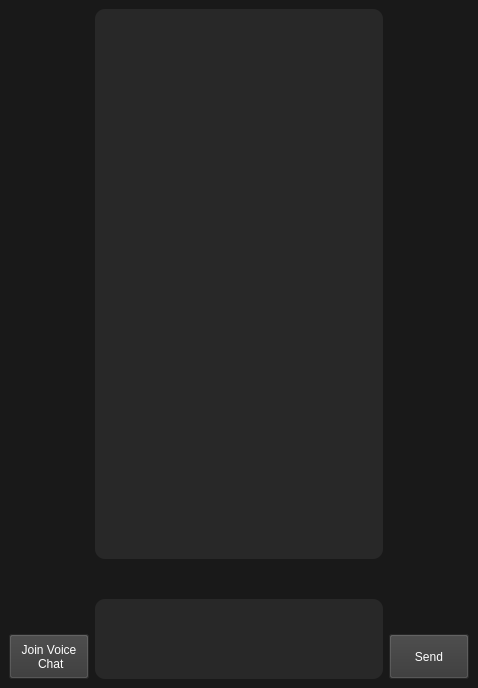
<?xml version="1.0" encoding="UTF-8"?>
<ui version="4.0">
 <class>MainWindow</class>
 <widget class="QMainWindow" name="MainWindow">
  <property name="geometry">
   <rect>
    <x>0</x>
    <y>0</y>
    <width>478</width>
    <height>688</height>
   </rect>
  </property>
  <property name="windowTitle">
   <string>MainWindow</string>
  </property>
  <property name="styleSheet">
   <string notr="true">background-color: rgb(25, 25, 25);</string>
  </property>
  <widget class="QWidget" name="centralwidget">
   <layout class="QHBoxLayout" name="horizontalLayout">
    <item>
     <widget class="QWidget" name="left_menu_container" native="true">
      <property name="styleSheet">
       <string notr="true">color: rgb(255, 255, 255);
font: 14pt &quot;Segoe UI&quot;;</string>
      </property>
      <layout class="QVBoxLayout" name="verticalLayout">
       <property name="spacing">
        <number>0</number>
       </property>
       <property name="leftMargin">
        <number>0</number>
       </property>
       <property name="topMargin">
        <number>0</number>
       </property>
       <property name="rightMargin">
        <number>0</number>
       </property>
       <property name="bottomMargin">
        <number>0</number>
       </property>
       <item alignment="Qt::AlignBottom">
        <widget class="QWidget" name="left_menu_subcontainer" native="true">
         <layout class="QVBoxLayout" name="verticalLayout_2" stretch="1,5">
          <property name="spacing">
           <number>0</number>
          </property>
          <property name="leftMargin">
           <number>0</number>
          </property>
          <property name="topMargin">
           <number>0</number>
          </property>
          <property name="rightMargin">
           <number>0</number>
          </property>
          <property name="bottomMargin">
           <number>0</number>
          </property>
          <item alignment="Qt::AlignTop">
           <widget class="QFrame" name="frame">
            <property name="frameShape">
             <enum>QFrame::NoFrame</enum>
            </property>
            <property name="frameShadow">
             <enum>QFrame::Plain</enum>
            </property>
            <property name="lineWidth">
             <number>0</number>
            </property>
            <layout class="QVBoxLayout" name="verticalLayout_3"/>
           </widget>
          </item>
          <item alignment="Qt::AlignBottom">
           <widget class="QFrame" name="frame_2">
            <property name="maximumSize">
             <size>
              <width>16777215</width>
              <height>58</height>
             </size>
            </property>
            <property name="frameShape">
             <enum>QFrame::NoFrame</enum>
            </property>
            <property name="frameShadow">
             <enum>QFrame::Plain</enum>
            </property>
            <property name="lineWidth">
             <number>0</number>
            </property>
            <layout class="QVBoxLayout" name="verticalLayout_4">
             <property name="spacing">
              <number>0</number>
             </property>
             <property name="leftMargin">
              <number>0</number>
             </property>
             <property name="topMargin">
              <number>0</number>
             </property>
             <property name="rightMargin">
              <number>0</number>
             </property>
             <property name="bottomMargin">
              <number>0</number>
             </property>
             <item alignment="Qt::AlignBottom">
              <widget class="QWidget" name="widget" native="true">
               <layout class="QVBoxLayout" name="verticalLayout_15">
                <property name="spacing">
                 <number>0</number>
                </property>
                <property name="leftMargin">
                 <number>0</number>
                </property>
                <property name="topMargin">
                 <number>0</number>
                </property>
                <property name="rightMargin">
                 <number>0</number>
                </property>
                <property name="bottomMargin">
                 <number>0</number>
                </property>
                <item alignment="Qt::AlignBottom">
                 <widget class="QPushButton" name="join_voice_chat_button">
                  <property name="sizePolicy">
                   <sizepolicy hsizetype="Preferred" vsizetype="Fixed">
                    <horstretch>0</horstretch>
                    <verstretch>0</verstretch>
                   </sizepolicy>
                  </property>
                  <property name="minimumSize">
                   <size>
                    <width>65</width>
                    <height>45</height>
                   </size>
                  </property>
                  <property name="maximumSize">
                   <size>
                    <width>80</width>
                    <height>16777215</height>
                   </size>
                  </property>
                  <property name="styleSheet">
                   <string notr="true">font: 10pt &quot;Segoe UI&quot;;
color: rgb(255, 255, 255);
background-color: rgb(55, 55, 55);
border-color: rgb(70, 70, 70);</string>
                  </property>
                  <property name="text">
                   <string>Join Voice
 Chat</string>
                  </property>
                 </widget>
                </item>
               </layout>
              </widget>
             </item>
            </layout>
           </widget>
          </item>
         </layout>
        </widget>
       </item>
      </layout>
     </widget>
    </item>
    <item>
     <widget class="QWidget" name="main_menu_container" native="true">
      <property name="autoFillBackground">
       <bool>false</bool>
      </property>
      <property name="styleSheet">
       <string notr="true">color: rgb(255, 255, 255);
font: 12pt &quot;Segoe UI&quot;;
border-radius: 10px;</string>
      </property>
      <layout class="QVBoxLayout" name="verticalLayout_6" stretch="15,0,3">
       <property name="spacing">
        <number>0</number>
       </property>
       <property name="leftMargin">
        <number>0</number>
       </property>
       <property name="topMargin">
        <number>0</number>
       </property>
       <property name="rightMargin">
        <number>0</number>
       </property>
       <property name="bottomMargin">
        <number>0</number>
       </property>
       <item>
        <widget class="QWidget" name="chat_messages_container" native="true">
         <layout class="QVBoxLayout" name="verticalLayout_13">
          <property name="spacing">
           <number>0</number>
          </property>
          <property name="leftMargin">
           <number>0</number>
          </property>
          <property name="topMargin">
           <number>0</number>
          </property>
          <property name="rightMargin">
           <number>0</number>
          </property>
          <property name="bottomMargin">
           <number>0</number>
          </property>
          <item>
           <widget class="QFrame" name="chat_messages_subcontainer">
            <property name="frameShape">
             <enum>QFrame::NoFrame</enum>
            </property>
            <property name="frameShadow">
             <enum>QFrame::Plain</enum>
            </property>
            <property name="lineWidth">
             <number>0</number>
            </property>
            <layout class="QVBoxLayout" name="verticalLayout_12">
             <property name="spacing">
              <number>0</number>
             </property>
             <property name="leftMargin">
              <number>0</number>
             </property>
             <property name="topMargin">
              <number>0</number>
             </property>
             <property name="rightMargin">
              <number>0</number>
             </property>
             <property name="bottomMargin">
              <number>0</number>
             </property>
             <item>
              <widget class="QScrollArea" name="chat_messages_scroll_container">
               <property name="frameShape">
                <enum>QFrame::NoFrame</enum>
               </property>
               <property name="frameShadow">
                <enum>QFrame::Plain</enum>
               </property>
               <property name="lineWidth">
                <number>0</number>
               </property>
               <property name="widgetResizable">
                <bool>true</bool>
               </property>
               <widget class="QWidget" name="chat_messages_scroll_subcontainer">
                <property name="geometry">
                 <rect>
                  <x>0</x>
                  <y>0</y>
                  <width>298</width>
                  <height>556</height>
                 </rect>
                </property>
                <layout class="QHBoxLayout" name="horizontalLayout_7">
                 <property name="spacing">
                  <number>0</number>
                 </property>
                 <property name="leftMargin">
                  <number>0</number>
                 </property>
                 <property name="topMargin">
                  <number>0</number>
                 </property>
                 <property name="rightMargin">
                  <number>0</number>
                 </property>
                 <property name="bottomMargin">
                  <number>0</number>
                 </property>
                 <item>
                  <widget class="QPlainTextEdit" name="chat_messages">
                   <property name="styleSheet">
                    <string notr="true">background-color: rgb(40, 40, 40);</string>
                   </property>
                   <property name="frameShape">
                    <enum>QFrame::NoFrame</enum>
                   </property>
                   <property name="frameShadow">
                    <enum>QFrame::Plain</enum>
                   </property>
                   <property name="lineWidth">
                    <number>0</number>
                   </property>
                   <property name="readOnly">
                    <bool>true</bool>
                   </property>
                  </widget>
                 </item>
                </layout>
               </widget>
              </widget>
             </item>
            </layout>
           </widget>
          </item>
         </layout>
        </widget>
       </item>
       <item>
        <spacer name="verticalSpacer">
         <property name="orientation">
          <enum>Qt::Vertical</enum>
         </property>
         <property name="sizeHint" stdset="0">
          <size>
           <width>20</width>
           <height>40</height>
          </size>
         </property>
        </spacer>
       </item>
       <item>
        <widget class="QWidget" name="send_buffer_container" native="true">
         <property name="maximumSize">
          <size>
           <width>16777215</width>
           <height>80</height>
          </size>
         </property>
         <layout class="QVBoxLayout" name="verticalLayout_8">
          <property name="spacing">
           <number>0</number>
          </property>
          <property name="leftMargin">
           <number>0</number>
          </property>
          <property name="topMargin">
           <number>0</number>
          </property>
          <property name="rightMargin">
           <number>0</number>
          </property>
          <property name="bottomMargin">
           <number>0</number>
          </property>
          <item>
           <widget class="QFrame" name="send_buffer_subcontainer">
            <property name="frameShape">
             <enum>QFrame::NoFrame</enum>
            </property>
            <property name="frameShadow">
             <enum>QFrame::Plain</enum>
            </property>
            <property name="lineWidth">
             <number>0</number>
            </property>
            <layout class="QVBoxLayout" name="verticalLayout_11">
             <property name="spacing">
              <number>0</number>
             </property>
             <property name="leftMargin">
              <number>0</number>
             </property>
             <property name="topMargin">
              <number>0</number>
             </property>
             <property name="rightMargin">
              <number>0</number>
             </property>
             <property name="bottomMargin">
              <number>0</number>
             </property>
             <item>
              <widget class="QScrollArea" name="send_buffer_scroll_area_container">
               <property name="frameShape">
                <enum>QFrame::NoFrame</enum>
               </property>
               <property name="frameShadow">
                <enum>QFrame::Plain</enum>
               </property>
               <property name="lineWidth">
                <number>0</number>
               </property>
               <property name="widgetResizable">
                <bool>true</bool>
               </property>
               <widget class="QWidget" name="send_buffer_scroll_area_subcontainer">
                <property name="geometry">
                 <rect>
                  <x>0</x>
                  <y>0</y>
                  <width>298</width>
                  <height>80</height>
                 </rect>
                </property>
                <property name="styleSheet">
                 <string notr="true"/>
                </property>
                <layout class="QHBoxLayout" name="horizontalLayout_6">
                 <property name="spacing">
                  <number>0</number>
                 </property>
                 <property name="leftMargin">
                  <number>0</number>
                 </property>
                 <property name="topMargin">
                  <number>0</number>
                 </property>
                 <property name="rightMargin">
                  <number>0</number>
                 </property>
                 <property name="bottomMargin">
                  <number>0</number>
                 </property>
                 <item>
                  <widget class="QPlainTextEdit" name="send_buffer">
                   <property name="minimumSize">
                    <size>
                     <width>0</width>
                     <height>0</height>
                    </size>
                   </property>
                   <property name="maximumSize">
                    <size>
                     <width>16777215</width>
                     <height>16700000</height>
                    </size>
                   </property>
                   <property name="styleSheet">
                    <string notr="true">background-color: rgb(40, 40, 40);</string>
                   </property>
                   <property name="frameShape">
                    <enum>QFrame::NoFrame</enum>
                   </property>
                   <property name="frameShadow">
                    <enum>QFrame::Plain</enum>
                   </property>
                   <property name="lineWidth">
                    <number>0</number>
                   </property>
                  </widget>
                 </item>
                </layout>
               </widget>
              </widget>
             </item>
            </layout>
           </widget>
          </item>
         </layout>
        </widget>
       </item>
      </layout>
     </widget>
    </item>
    <item>
     <widget class="QWidget" name="right_menu_container" native="true">
      <layout class="QVBoxLayout" name="verticalLayout_7" stretch="15,0">
       <property name="spacing">
        <number>0</number>
       </property>
       <property name="leftMargin">
        <number>0</number>
       </property>
       <property name="topMargin">
        <number>0</number>
       </property>
       <property name="rightMargin">
        <number>0</number>
       </property>
       <property name="bottomMargin">
        <number>0</number>
       </property>
       <item>
        <widget class="QWidget" name="widget_3" native="true">
         <layout class="QVBoxLayout" name="verticalLayout_14">
          <item>
           <widget class="QWidget" name="widget_5" native="true">
            <layout class="QHBoxLayout" name="horizontalLayout_5">
             <property name="spacing">
              <number>0</number>
             </property>
             <property name="leftMargin">
              <number>0</number>
             </property>
             <property name="topMargin">
              <number>0</number>
             </property>
             <property name="rightMargin">
              <number>0</number>
             </property>
             <property name="bottomMargin">
              <number>0</number>
             </property>
             <item alignment="Qt::AlignTop">
              <widget class="QFrame" name="frame_6">
               <property name="frameShape">
                <enum>QFrame::StyledPanel</enum>
               </property>
               <property name="frameShadow">
                <enum>QFrame::Raised</enum>
               </property>
              </widget>
             </item>
            </layout>
           </widget>
          </item>
         </layout>
        </widget>
       </item>
       <item>
        <widget class="QWidget" name="send_button_container" native="true">
         <layout class="QVBoxLayout" name="verticalLayout_9">
          <property name="spacing">
           <number>0</number>
          </property>
          <property name="leftMargin">
           <number>0</number>
          </property>
          <property name="topMargin">
           <number>0</number>
          </property>
          <property name="rightMargin">
           <number>0</number>
          </property>
          <property name="bottomMargin">
           <number>0</number>
          </property>
          <item>
           <widget class="QFrame" name="send_button_subcontainer">
            <property name="styleSheet">
             <string notr="true"/>
            </property>
            <property name="frameShape">
             <enum>QFrame::NoFrame</enum>
            </property>
            <property name="frameShadow">
             <enum>QFrame::Plain</enum>
            </property>
            <layout class="QVBoxLayout" name="verticalLayout_10">
             <property name="spacing">
              <number>0</number>
             </property>
             <property name="leftMargin">
              <number>0</number>
             </property>
             <property name="topMargin">
              <number>0</number>
             </property>
             <property name="rightMargin">
              <number>0</number>
             </property>
             <property name="bottomMargin">
              <number>0</number>
             </property>
             <item>
              <widget class="QPushButton" name="send_button">
               <property name="sizePolicy">
                <sizepolicy hsizetype="Preferred" vsizetype="Fixed">
                 <horstretch>0</horstretch>
                 <verstretch>0</verstretch>
                </sizepolicy>
               </property>
               <property name="minimumSize">
                <size>
                 <width>45</width>
                 <height>45</height>
                </size>
               </property>
               <property name="maximumSize">
                <size>
                 <width>80</width>
                 <height>16777215</height>
                </size>
               </property>
               <property name="styleSheet">
                <string notr="true">color: rgb(255, 255, 255);
font: 10pt &quot;Segoe UI&quot;;
background-color: rgb(55, 55, 55);</string>
               </property>
               <property name="text">
                <string>Send</string>
               </property>
              </widget>
             </item>
            </layout>
           </widget>
          </item>
         </layout>
        </widget>
       </item>
      </layout>
     </widget>
    </item>
   </layout>
  </widget>
 </widget>
 <resources/>
 <connections/>
</ui>
